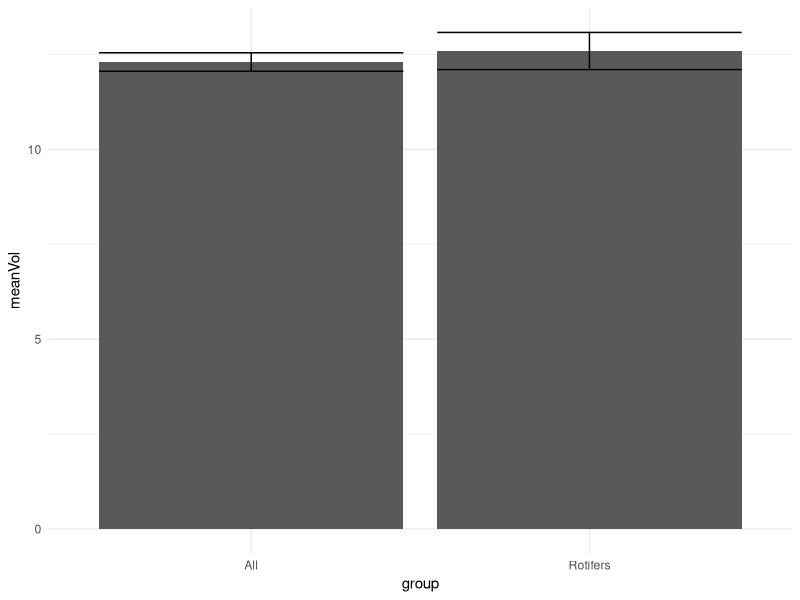

This chart was generated by the following R code:
library(car)
library(tidyverse)

data <- read.csv("data/PP_succession_censusdata.csv")


rotifers_vol <- data %>%
  filter(Rotifers > 0) %>%
  mutate(
    Volume..mL. = as.numeric(Volume..mL.),
    Rotifers = as.numeric(Rotifers)
  ) %>%
  filter(!is.na(Volume..mL.), !is.na(Rotifers)) %>%
  summarise(
    meanVol = mean(Volume..mL.),
    se = sd(Volume..mL.)/sqrt(n())
  ) %>%
  mutate(group = "Rotifers")

all_vol <- data %>%
  mutate(
    Volume..mL. = as.numeric(Volume..mL.)
  ) %>%
  filter(!is.na(Volume..mL.)) %>%
  summarise(
    meanVol = mean(Volume..mL.),
    se = sd(Volume..mL.)/sqrt(n())
  ) %>%
  mutate(group = "All")

merged_vol <- bind_rows(rotifers_vol, all_vol)

ggplot(merged_vol, aes(x = group, y = meanVol)) +
  geom_bar(stat="identity", position = "dodge") +
  geom_errorbar(aes(ymin=meanVol-se, ymax=meanVol+se))+
  theme_minimal()

leaf_age <- data %>%
  filter(Rotifers > 0) %>%
  mutate(
    Plant.ID.Numeric = as.factor(Plant.ID.Numeric)
  ) %>%
  group_by(Plant.ID.Numeric) %>%
  summarise(maxAge = max(leaf_age.days.))

# switch from doing plant ID numeric to band number!

max_vol <- data %>%
  filter(!is.na(Volume..mL.)) %>%
  mutate(Band.. = as.factor(Band..),
         Volume..mL. = as.numeric(Volume..mL.)) %>%
  group_by(Band..) %>%
  summarise(
    maxVol = max(Volume..mL., na.rm = TRUE)
  )
